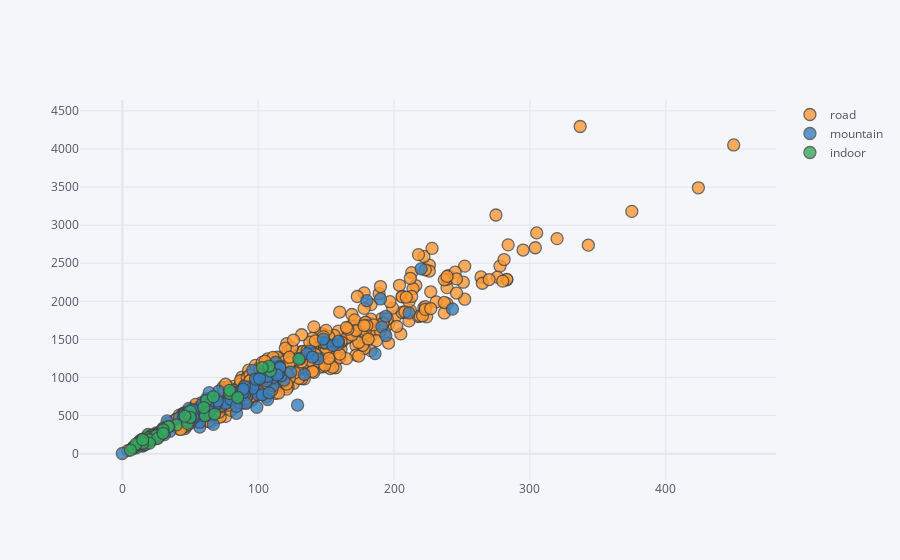

Notebook code cell kept with this figure:
### Code cell
_ = df.iplot(kind='scatter', x='duration', y='calories', mode='markers', categories='sport')

### Figure 1 — Plotly figure (JSON) as saved in the notebook; plotly's stock layout.template omitted (floating-point values rounded to 4 significant figures; data arrays with more than 128 entries replaced by an {"elided": "..."} marker saying what was removed)
{"data": [{"marker": {"color": "rgba(255, 153, 51, 1.0)", "line": {"width": 1.3}, "opacity": 0.8, "size": 12, "symbol": "circle"}, "mode": "markers", "name": "road", "textfont": {"color": "#4D5663"}, "type": "scatter", "x": {"elided": "607 int values"}, "y": {"elided": "607 int values"}}, {"marker": {"color": "rgba(55, 128, 191, 1.0)", "line": {"width": 1.3}, "opacity": 0.8, "size": 12, "symbol": "circle"}, "mode": "markers", "name": "mountain", "textfont": {"color": "#4D5663"}, "type": "scatter", "x": {"elided": "129 int values"}, "y": {"elided": "129 int values"}}, {"marker": {"color": "rgba(50, 171, 96, 1.0)", "line": {"width": 1.3}, "opacity": 0.8, "size": 12, "symbol": "circle"}, "mode": "markers", "name": "indoor", "textfont": {"color": "#4D5663"}, "type": "scatter", "x": [10, 25, 19, 15, 40, 15, 25, 50, 15, 30, 30, 30, 17, 20, 48, 20, 25, 79, 20, 20, 30, 30, 50, 130, 34, 34, 109, 22, 22, 108, 25, 30, 103, 15, 8, 62, 9, 13, 17, 22, 15, 8, 61, 79, 22, 15, 12, 20, 23, 25, 67, 20, 20, 85, 26, 20, 68, 60, 46, 15, 10, 15, 6, 30], "y": [75, 231, 253, 105, 378, 123, 271, 558, 134, 317, 316, 334, 123, 199, 397, 167, 256, 790, 182, 206, 273, 309, 475, 1241, 356, 354, 1084, 229, 244, 1150, 248, 314, 1130, 187, 73, 700, 92, 170, 122, 241, 189, 82, 498, 832, 187, 150, 124, 217, 223, 238, 749, 166, 186, 738, 201, 138, 520, 605, 493, 138, 124, 183, 47, 267]}], "layout": {"legend": {"bgcolor": "#F5F6F9", "font": {"color": "#4D5663"}}, "paper_bgcolor": "#F5F6F9", "plot_bgcolor": "#F5F6F9", "title": {"font": {"color": "#4D5663"}}, "xaxis": {"gridcolor": "#E1E5ED", "showgrid": true, "tickfont": {"color": "#4D5663"}, "title": {"font": {"color": "#4D5663"}, "text": ""}, "zerolinecolor": "#E1E5ED"}, "yaxis": {"gridcolor": "#E1E5ED", "showgrid": true, "tickfont": {"color": "#4D5663"}, "title": {"font": {"color": "#4D5663"}, "text": ""}, "zerolinecolor": "#E1E5ED"}}}
